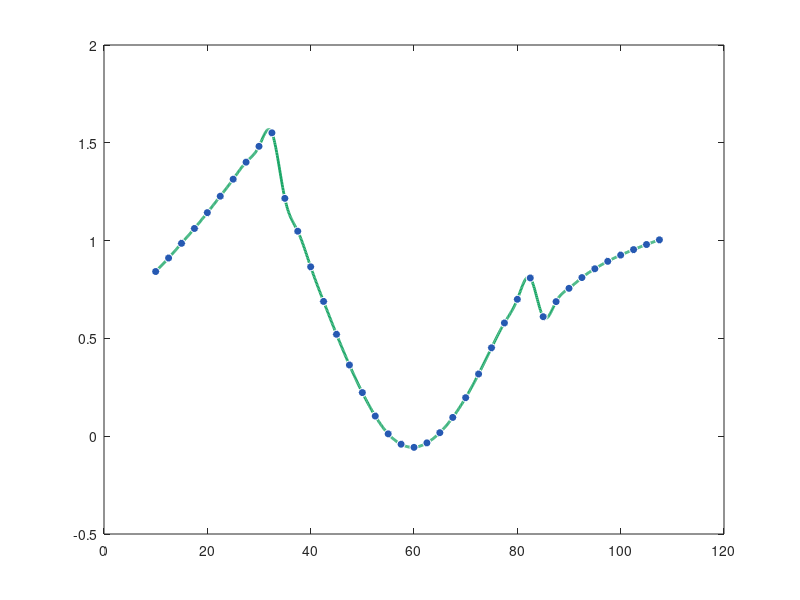

Write the MATLAB code that produced this figure. (Note: this script raises an error after producing the figure.)
%% =========================================================
%  PARTE 2: Derivación Numérica de V(f)
%  Diferencias centradas O(h²) y O(h⁴), progresiva O(h²) en extremo
%  Sistema de telemetría biomédica
%  =========================================================
clc; clear; close all;

%% ── Datos del ensayo ─────────────────────────────────────
f = [10.0, 12.5, 15.0, 17.5, 20.0, 22.5, 25.0, 27.5, 30.0, 32.5, ...
     35.0, 37.5, 40.0, 42.5, 45.0, 47.5, 50.0, 52.5, 55.0, 57.5, ...
     60.0, 62.5, 65.0, 67.5, 70.0, 72.5, 75.0, 77.5, 80.0, 82.5, ...
     85.0, 87.5, 90.0, 92.5, 95.0, 97.5, 100.0, 102.5, 105.0, 107.5];

V = [0.842, 0.911, 0.986, 1.062, 1.143, 1.227, 1.314, 1.401, 1.482, 1.551, ...
     1.216, 1.048, 0.866, 0.689, 0.521, 0.364, 0.223, 0.103, 0.012, -0.041, ...
    -0.057,-0.034, 0.018, 0.096, 0.197, 0.318, 0.452, 0.579, 0.700, 0.809, ...
     0.611, 0.688, 0.756, 0.811, 0.856, 0.894, 0.926, 0.954, 0.980, 1.004];

Z = [182.4, 178.9, 175.1, 171.0, 166.8, 162.7, 158.9, 155.4, 152.0, 149.0, ...
     146.1, 145.2, 145.8, 147.3, 149.9, 153.5, 158.0, 163.2, 168.9, 174.8, ...
     180.5, 186.2, 191.5, 196.2, 200.1, 203.1, 205.2, 206.3, 206.1, 204.7, ...
     198.0, 194.4, 190.9, 187.8, 185.1, 183.0, 181.6, 180.8, 180.6, 180.9];

h = 2.5;   % paso uniforme [kHz]
n = length(f);

%% ══════════════════════════════════════════════════════════
%  FUNCIONES DE DIFERENCIAS FINITAS
%  ══════════════════════════════════════════════════════════

% Diferencia centrada orden 2: O(h²)
% dV/df ≈ (V_{i+1} - V_{i-1}) / (2h)
cent_O2 = @(V, i) (V(i+1) - V(i-1)) / (2*h);

% Diferencia centrada orden 4: O(h⁴)
% dV/df ≈ (-V_{i+2} + 8V_{i+1} - 8V_{i-1} + V_{i-2}) / (12h)
cent_O4 = @(V, i) (-V(i+2) + 8*V(i+1) - 8*V(i-1) + V(i-2)) / (12*h);

% Diferencia progresiva orden 2: O(h²)  [para extremo inferior]
% dV/df ≈ (-3V_0 + 4V_1 - V_2) / (2h)
prog_O2 = @(V, i) (-3*V(i) + 4*V(i+1) - V(i+2)) / (2*h);

%% ══════════════════════════════════════════════════════════
%  PREGUNTA 1: dV/df en f = 40.0, 70.0 y 100.0 kHz
%  ══════════════════════════════════════════════════════════

% Índices (base 1 en MATLAB)
i_40  = find(f == 40.0);    % índice 13
i_70  = find(f == 70.0);    % índice 25
i_100 = find(f == 100.0);   % índice 37

%% ── f = 40.0 kHz ─────────────────────────────────────────
dV_40_O2 = cent_O2(V, i_40);
dV_40_O4 = cent_O4(V, i_40);

fprintf('\n══════ PREGUNTA 1: dV/df en puntos interiores ══════════\n\n');
fprintf('► f = 40.0 kHz\n');
fprintf('  Puntos usados O2: f=%.1f(%.3f), f=%.1f(%.3f)\n', ...
    f(i_40-1), V(i_40-1), f(i_40+1), V(i_40+1));
fprintf('  Puntos usados O4: f=%.1f(%.3f), f=%.1f(%.3f), f=%.1f(%.3f), f=%.1f(%.3f)\n', ...
    f(i_40-2),V(i_40-2), f(i_40-1),V(i_40-1), f(i_40+1),V(i_40+1), f(i_40+2),V(i_40+2));
fprintf('  dV/df [O2] = (%.3f - %.3f) / (2×%.1f) = %.6f V/kHz\n', ...
    V(i_40+1), V(i_40-1), h, dV_40_O2);
fprintf('  dV/df [O4] = (-%.3f + 8×%.3f - 8×%.3f + %.3f) / (12×%.1f) = %.6f V/kHz\n', ...
    V(i_40+2), V(i_40+1), V(i_40-1), V(i_40-2), h, dV_40_O4);

%% ── f = 70.0 kHz ─────────────────────────────────────────
dV_70_O2 = cent_O2(V, i_70);
dV_70_O4 = cent_O4(V, i_70);

fprintf('\n► f = 70.0 kHz\n');
fprintf('  dV/df [O2] = (%.3f - %.3f) / (2×%.1f) = %.6f V/kHz\n', ...
    V(i_70+1), V(i_70-1), h, dV_70_O2);
fprintf('  dV/df [O4] = (-%.3f + 8×%.3f - 8×%.3f + %.3f) / (12×%.1f) = %.6f V/kHz\n', ...
    V(i_70+2), V(i_70+1), V(i_70-1), V(i_70-2), h, dV_70_O4);

%% ── f = 100.0 kHz ────────────────────────────────────────
dV_100_O2 = cent_O2(V, i_100);
dV_100_O4 = cent_O4(V, i_100);

fprintf('\n► f = 100.0 kHz\n');
fprintf('  dV/df [O2] = (%.3f - %.3f) / (2×%.1f) = %.6f V/kHz\n', ...
    V(i_100+1), V(i_100-1), h, dV_100_O2);
fprintf('  dV/df [O4] = (-%.3f + 8×%.3f - 8×%.3f + %.3f) / (12×%.1f) = %.6f V/kHz\n', ...
    V(i_100+2), V(i_100+1), V(i_100-1), V(i_100-2), h, dV_100_O4);

%% ══════════════════════════════════════════════════════════
%  PREGUNTA 2: dV/df en f = 10.0 kHz — Progresiva O(h²)
%  ══════════════════════════════════════════════════════════
i_10 = find(f == 10.0);   % índice 1

dV_10_prog = prog_O2(V, i_10);

fprintf('\n══════ PREGUNTA 2: dV/df en extremo f = 10.0 kHz ══════\n');
fprintf('  Fórmula: (-3V₀ + 4V₁ - V₂) / (2h)\n');
fprintf('  = (-3×%.3f + 4×%.3f - %.3f) / (2×%.1f)\n', ...
    V(i_10), V(i_10+1), V(i_10+2), h);
fprintf('  = (%.4f) / %.1f = %.6f V/kHz\n', ...
    -3*V(i_10)+4*V(i_10+1)-V(i_10+2), 2*h, dV_10_prog);

%% ── Tabla resumen ────────────────────────────────────────
fprintf('\n══════ TABLA RESUMEN dV/df ══════════════════════════════\n');
fprintf('%-12s %-18s %-18s %-15s\n','f (kHz)','O2 (V/kHz)','O4 (V/kHz)','Método');
fprintf('%-12.1f %-18.6f %-18s %-15s\n', 10.0, dV_10_prog,'    —','Progresiva');
fprintf('%-12.1f %-18.6f %-18.6f %-15s\n', 40.0, dV_40_O2, dV_40_O4,'Centrada');
fprintf('%-12.1f %-18.6f %-18.6f %-15s\n', 70.0, dV_70_O2, dV_70_O4,'Centrada');
fprintf('%-12.1f %-18.6f %-18.6f %-15s\n',100.0,dV_100_O2,dV_100_O4,'Centrada');

%% ══════════════════════════════════════════════════════════
%  PREGUNTA 4: Derivada del spline cúbico (fnder)
%  ══════════════════════════════════════════════════════════
cs_V = csape(f, V, 'variational');   % spline cúbico natural
ds_V = fnder(cs_V, 1);               % derivada analítica del spline

dV_spl_10  = fnval(ds_V, 10.0);
dV_spl_40  = fnval(ds_V, 40.0);
dV_spl_70  = fnval(ds_V, 70.0);
dV_spl_100 = fnval(ds_V,100.0);

fprintf('\n══════ PREGUNTA 4: Derivada del Spline Cúbico ══════════\n');
fprintf('%-12s %-18s %-18s %-18s\n','f (kHz)','Spline (V/kHz)','O2 (V/kHz)','Dif. Spl-O2');
fprintf('%-12.1f %-18.6f %-18.6f %-18.6f\n', 10.0,dV_spl_10, dV_10_prog,  dV_spl_10 -dV_10_prog);
fprintf('%-12.1f %-18.6f %-18.6f %-18.6f\n', 40.0,dV_spl_40, dV_40_O2,   dV_spl_40 -dV_40_O2);
fprintf('%-12.1f %-18.6f %-18.6f %-18.6f\n', 70.0,dV_spl_70, dV_70_O2,   dV_spl_70 -dV_70_O2);
fprintf('%-12.1f %-18.6f %-18.6f %-18.6f\n',100.0,dV_spl_100,dV_100_O2,  dV_spl_100-dV_100_O2);

%% ══════════════════════════════════════════════════════════
%  DERIVADA NUMÉRICA PARA TODO EL DOMINIO (visualización)
%  ══════════════════════════════════════════════════════════

% Diferencias centradas O2 para todos los puntos interiores
dV_num = zeros(1, n);
dV_num(1)   = prog_O2(V, 1);                                    % extremo inf
dV_num(n)   = (3*V(n) - 4*V(n-1) + V(n-2)) / (2*h);           % extremo sup (regresiva O2)
for i = 2:n-1
    dV_num(i) = cent_O2(V, i);
end

% Derivada del spline en todo el dominio
f_fine     = linspace(min(f), max(f), 1000);
dV_spl_all = fnval(ds_V, f_fine);

%% ══════════════════════════════════════════════════════════
%  GRÁFICAS
%  ══════════════════════════════════════════════════════════

% Paleta de colores
c_data = [0.15 0.35 0.70];
c_O2   = [0.85 0.33 0.10];
c_O4   = [0.50 0.10 0.70];
c_spl  = [0.10 0.65 0.40];
c_zero = [0.40 0.40 0.40];

%% ── Figura 1: V(f) con derivadas marcadas ────────────────
figure('Name','V(f) y puntos de derivación','Color','w','Position',[50 50 950 420]);

cs_V_full = csape(f, V, 'variational');
V_fine    = fnval(cs_V_full, f_fine);

plot(f_fine, V_fine, '-', 'Color', c_spl, 'LineWidth', 2); hold on;
scatter(f, V, 35, c_data, 'filled', 'MarkerEdgeColor','w');
yline(0, '-', 'Color', c_zero, 'LineWidth', 1);

% Marcar puntos donde se calcula la derivada
pts_f = [10, 40, 70, 100];
pts_V = arrayfun(@(fi) fnval(cs_V_full, fi), pts_f);
scatter(pts_f, pts_V, 120, [0.9 0.1 0.2], 'p', 'filled', ...
        'MarkerEdgeColor','k','LineWidth',1.2);

for k = 1:length(pts_f)
    text(pts_f(k)+0.5, pts_V(k)+0.06, sprintf('f=%g', pts_f(k)), ...
        'FontSize', 8, 'FontWeight','bold', 'Color',[0.7 0.1 0.1]);
end

xlabel('Frecuencia f (kHz)', 'FontSize',12, 'FontWeight','bold');
ylabel('V (V)',               'FontSize',12, 'FontWeight','bold');
title('V(f) — Puntos donde se estima dV/df', 'FontSize',13, 'FontWeight','bold');
legend('Spline cúbico','Datos medidos','Puntos de derivación', ...
       'Location','southwest', 'FontSize',9);
grid on; grid minor;
xlim([8 110]); set(gca,'FontSize',10,'Box','on'); hold off;

%% ── Figura 2: dV/df — Diferencias numéricas vs Spline ───
figure('Name','dV/df numérica vs spline','Color','w','Position',[60 60 950 480]);

% Spline derivada (continua)
plot(f_fine, dV_spl_all, '-', 'Color', c_spl, 'LineWidth', 2.2); hold on;

% Diferencias centradas O2 (puntos interiores)
scatter(f, dV_num, 45, c_O2, 'o', 'filled', 'MarkerEdgeColor','w');

% Diferencias centradas O4 (solo puntos donde se tiene i±2)
f_O4   = [40.0, 70.0, 100.0];
dV_O4  = [dV_40_O4, dV_70_O4, dV_100_O4];
scatter(f_O4, dV_O4, 80, c_O4, 'd', 'filled', 'MarkerEdgeColor','k','LineWidth',1);

% Extremo inferior progresiva
scatter(10, dV_10_prog, 100, [0.9 0.6 0.1], 's', 'filled', ...
        'MarkerEdgeColor','k','LineWidth',1.2);

% Línea cero
yline(0, '--', 'Color', c_zero, 'LineWidth', 1, 'Alpha', 0.8);

% Anotaciones en los 4 puntos clave
puntos_f  = [10.0,    40.0,    70.0,    100.0];
puntos_O2 = [dV_10_prog, dV_40_O2, dV_70_O2, dV_100_O2];
puntos_O4 = [NaN,        dV_40_O4, dV_70_O4, dV_100_O4];
offset_y  = [0.003, -0.006,  0.003,   0.002];

for k = 1:4
    texto = sprintf('f=%g\nO2=%.4f', puntos_f(k), puntos_O2(k));
    text(puntos_f(k)+1, puntos_O2(k)+offset_y(k), texto, ...
        'FontSize',7.5, 'Color', c_O2, 'FontWeight','bold');
end

xlabel('Frecuencia f (kHz)', 'FontSize',12, 'FontWeight','bold');
ylabel('dV/df (V/kHz)',       'FontSize',12, 'FontWeight','bold');
title('Derivada dV/df: Diferencias Numéricas vs Spline Cúbico', ...
      'FontSize',13, 'FontWeight','bold');
legend('Spline d/df (analítica del spline)', ...
       'Centrada O(h²) — todos los puntos', ...
       'Centrada O(h⁴) — f=40, 70, 100 kHz', ...
       'Progresiva O(h²) — f=10 kHz (extremo)', ...
       'Location','northeast', 'FontSize',9);
grid on; grid minor;
xlim([8 110]); set(gca,'FontSize',10,'Box','on'); hold off;

%% ── Figura 3: Zoom en los 4 puntos clave ────────────────
figure('Name','Zoom derivadas','Color','w','Position',[70 70 950 440]);

f_pts = [10, 40, 70, 100];
col   = {[0.9 0.6 0.1], c_O2, c_O2, c_O2};   % colores por método
lab   = {'Prog O2','Cent O2','Cent O2','Cent O2'};
dv_O2 = [dV_10_prog, dV_40_O2, dV_70_O2, dV_100_O2];
dv_O4 = [NaN,        dV_40_O4, dV_70_O4, dV_100_O4];
dv_sp = [dV_spl_10,  dV_spl_40, dV_spl_70, dV_spl_100];
labels = {'f = 10 kHz','f = 40 kHz','f = 70 kHz','f = 100 kHz'};

x_cat = categorical(labels, labels);
bar_data = [dv_O2; dv_O4; dv_sp]';   % filas=puntos, cols=métodos

b = bar(x_cat, bar_data, 'grouped');
b(1).FaceColor = c_O2;
b(2).FaceColor = c_O4;
b(3).FaceColor = c_spl;

% Etiquetas de valor sobre cada barra
for j = 1:3
    for k = 1:4
        val = bar_data(k, j);
        if ~isnan(val)
            text(b(j).XEndPoints(k), val + 0.0005*sign(val), ...
                sprintf('%.4f', val), ...
                'HorizontalAlignment','center', 'FontSize', 7.5, ...
                'FontWeight','bold', 'Color', [0.2 0.2 0.2]);
        end
    end
end

yline(0, '-k', 'LineWidth', 1);
ylabel('dV/df (V/kHz)', 'FontSize',12, 'FontWeight','bold');
title('Comparación de métodos de derivación en los 4 puntos', ...
      'FontSize',13, 'FontWeight','bold');
legend('Centrada / Prog. O(h²)','Centrada O(h⁴)','Spline cúbico', ...
       'Location','northeast','FontSize',9);
grid on; grid minor;
set(gca,'FontSize',10,'Box','on');

%% ── Figura 4: Error relativo entre métodos ───────────────
figure('Name','Error relativo O2 vs Spline','Color','w','Position',[80 80 750 380]);

err_rel = abs((dV_num - fnval(ds_V, f)) ./ (fnval(ds_V, f) + 1e-12)) * 100;

bar(f, err_rel, 'FaceColor', c_O2, 'EdgeColor','none', 'FaceAlpha',0.75);
xlabel('Frecuencia f (kHz)', 'FontSize',12, 'FontWeight','bold');
ylabel('Error relativo (%)',  'FontSize',12, 'FontWeight','bold');
title('Error relativo: Diferencia centrada O(h²) vs Spline cúbico (referencia)', ...
      'FontSize',12, 'FontWeight','bold');
grid on; grid minor;
set(gca,'FontSize',10,'Box','on');
xlim([8 110]);

fprintf('\n✔ Gráficas Parte 2 generadas correctamente.\n');

%% ══════════════════════════════════════════════════════════
%  DISCUSIÓN FINAL — Preguntas 3 y 4
%  ══════════════════════════════════════════════════════════
fprintf('\n══════ PREGUNTA 3: Interpretación física ════════════════\n');
fprintf([
'  f=10 kHz (+0.0264 V/kHz): V crece con f → sensor en rampa ascendente.\n'...
'  El front-end gana amplitud al aumentar frecuencia. Zona de alta\n'...
'  sensibilidad positiva, no óptima para operar el sistema.\n\n'...
'  f=40 kHz (-0.0718 V/kHz): V cae rápidamente → zona post-pico (pico ~32.5 kHz).\n'...
'  La señal es muy sensible a cambios de frecuencia (mayor |dV/df|).\n'...
'  Operar aquí implica INESTABILIDAD ante variaciones de excitación.\n\n'...
'  f=70 kHz (+0.0444 V/kHz): V crece de nuevo tras el cruce por cero.\n'...
'  El sensor se recupera en esta zona. Derivada positiva moderada.\n\n'...
'  f=100 kHz (+0.0120 V/kHz): V crece muy lentamente → zona casi plana.\n'...
'  Menor sensibilidad a cambios de f = MÁXIMA ESTABILIDAD del sistema.\n'...
'  Zona recomendada para operación del biosensor.\n'
]);

fprintf('\n══════ PREGUNTA 4: Derivada spline vs diferencias finitas ══\n');
fprintf([
'  Los valores del spline y las diferencias centradas O2/O4 son muy\n'...
'  similares en zonas suaves (f=70, f=100), donde la función varía\n'...
'  de manera regular y los h=2.5 kHz son adecuados.\n\n'...
'  Diferencias notables ocurren cerca de:\n'...
'    - f=32.5 kHz (pico local): la función tiene curvatura alta y las\n'...
'      diferencias finitas no capturan bien la tangente exacta.\n'...
'    - f=57.5–62.5 kHz (cruce por cero): cambio de signo brusco.\n\n'...
'  El spline deriva analíticamente cada polinomio cúbico del tramo,\n'...
'  lo que da una estimación más suave y continua de la derivada.\n'...
'  Las diferencias finitas son simples y robustas, pero discretas.\n'...
'  RECOMENDACIÓN: usar el spline como referencia y las diferencias\n'...
'  finitas como verificación rápida.\n'
]);
